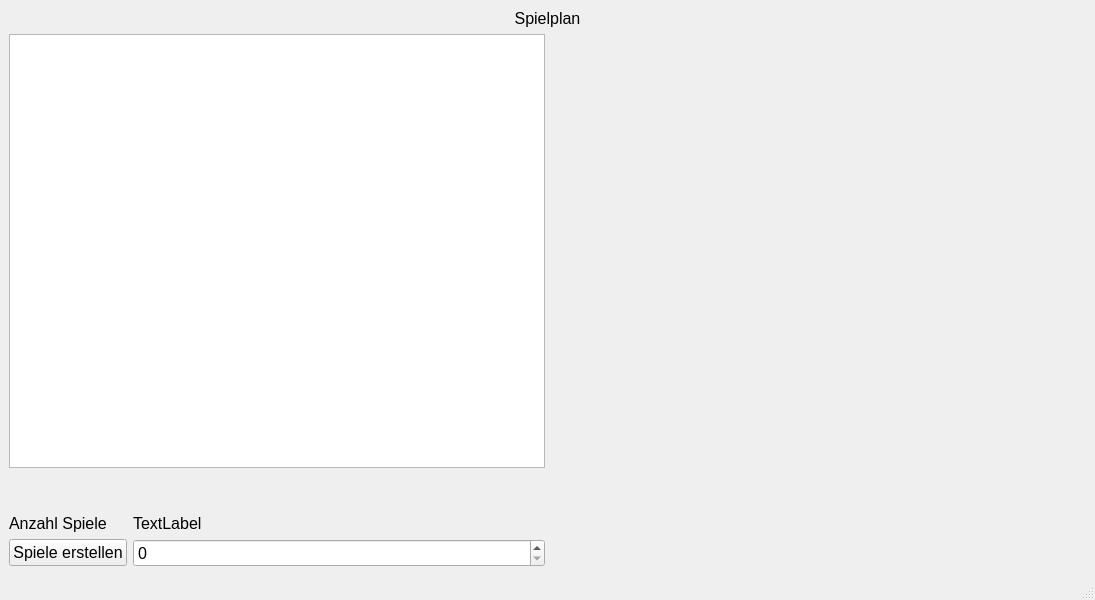
<?xml version="1.0" encoding="UTF-8"?>
<ui version="4.0">
 <class>VolleyballGamePlane</class>
 <widget class="QMainWindow" name="VolleyballGamePlane">
  <property name="geometry">
   <rect>
    <x>0</x>
    <y>0</y>
    <width>1095</width>
    <height>600</height>
   </rect>
  </property>
  <property name="font">
   <font>
    <pointsize>12</pointsize>
   </font>
  </property>
  <property name="windowTitle">
   <string>MainWindow</string>
  </property>
  <widget class="QWidget" name="centralwidget">
   <layout class="QVBoxLayout" name="verticalLayout_2">
    <item>
     <widget class="QLabel" name="label">
      <property name="text">
       <string>Spielplan</string>
      </property>
      <property name="alignment">
       <set>Qt::AlignCenter</set>
      </property>
     </widget>
    </item>
    <item>
     <layout class="QHBoxLayout" name="horizontalLayout">
      <item>
       <layout class="QVBoxLayout" name="verticalLayout">
        <item>
         <widget class="QTableView" name="playedGamesTable">
          <property name="sizePolicy">
           <sizepolicy hsizetype="Expanding" vsizetype="Expanding">
            <horstretch>0</horstretch>
            <verstretch>0</verstretch>
           </sizepolicy>
          </property>
         </widget>
        </item>
        <item>
         <spacer name="verticalSpacer">
          <property name="orientation">
           <enum>Qt::Vertical</enum>
          </property>
          <property name="sizeType">
           <enum>QSizePolicy::Minimum</enum>
          </property>
          <property name="sizeHint" stdset="0">
           <size>
            <width>20</width>
            <height>40</height>
           </size>
          </property>
         </spacer>
        </item>
        <item>
         <layout class="QFormLayout" name="formLayout">
          <item row="0" column="0">
           <widget class="QLabel" name="countPlaysLabel">
            <property name="text">
             <string>Anzahl Spiele</string>
            </property>
           </widget>
          </item>
          <item row="0" column="1">
           <widget class="QLabel" name="countPlaysValue">
            <property name="text">
             <string>TextLabel</string>
            </property>
           </widget>
          </item>
          <item row="1" column="0">
           <widget class="QPushButton" name="createGamesButton">
            <property name="text">
             <string>Spiele erstellen</string>
            </property>
           </widget>
          </item>
          <item row="1" column="1">
           <widget class="QSpinBox" name="nNewGames"/>
          </item>
         </layout>
        </item>
       </layout>
      </item>
      <item>
       <widget class="QWidget" name="gameBoardWidget" native="true">
        <property name="sizePolicy">
         <sizepolicy hsizetype="Expanding" vsizetype="Expanding">
          <horstretch>0</horstretch>
          <verstretch>0</verstretch>
         </sizepolicy>
        </property>
        <property name="font">
         <font>
          <pointsize>12</pointsize>
         </font>
        </property>
       </widget>
      </item>
     </layout>
    </item>
   </layout>
  </widget>
  <widget class="QMenuBar" name="menubar">
   <property name="geometry">
    <rect>
     <x>0</x>
     <y>0</y>
     <width>1095</width>
     <height>27</height>
    </rect>
   </property>
  </widget>
  <widget class="QStatusBar" name="statusbar"/>
 </widget>
 <resources/>
 <connections/>
</ui>
